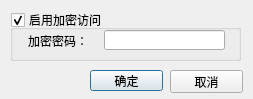
<?xml version="1.0" encoding="UTF-8"?>
<ui version="4.0">
 <class>NewEncryAccess</class>
 <widget class="QDialog" name="NewEncryAccess">
  <property name="geometry">
   <rect>
    <x>0</x>
    <y>0</y>
    <width>253</width>
    <height>99</height>
   </rect>
  </property>
  <property name="windowTitle">
   <string>Dialog</string>
  </property>
  <widget class="QGroupBox" name="groupBox">
   <property name="geometry">
    <rect>
     <x>10</x>
     <y>10</y>
     <width>231</width>
     <height>51</height>
    </rect>
   </property>
   <property name="title">
    <string>启用加密访问</string>
   </property>
   <property name="checkable">
    <bool>true</bool>
   </property>
   <property name="checked">
    <bool>true</bool>
   </property>
   <widget class="QLabel" name="label">
    <property name="geometry">
     <rect>
      <x>18</x>
      <y>23</y>
      <width>71</width>
      <height>16</height>
     </rect>
    </property>
    <property name="text">
     <string>加密密码：</string>
    </property>
   </widget>
   <widget class="QLineEdit" name="lineEdit">
    <property name="geometry">
     <rect>
      <x>94</x>
      <y>20</y>
      <width>121</width>
      <height>20</height>
     </rect>
    </property>
    <property name="echoMode">
     <enum>QLineEdit::PasswordEchoOnEdit</enum>
    </property>
   </widget>
  </widget>
  <widget class="QPushButton" name="pushButton_sure">
   <property name="geometry">
    <rect>
     <x>90</x>
     <y>70</y>
     <width>73</width>
     <height>21</height>
    </rect>
   </property>
   <property name="text">
    <string>确定</string>
   </property>
  </widget>
  <widget class="QPushButton" name="pushButton_cancel">
   <property name="geometry">
    <rect>
     <x>170</x>
     <y>70</y>
     <width>73</width>
     <height>23</height>
    </rect>
   </property>
   <property name="text">
    <string>取消</string>
   </property>
  </widget>
 </widget>
 <resources/>
 <connections/>
</ui>
